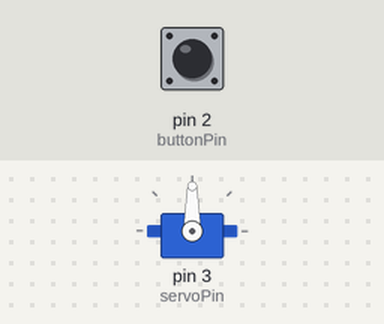
Bench run of a sketch on a simulated Arduino Uno, built with avr-gcc and run on an emulated ATmega328P. Parts: servo. The inputs (shaded band) are chosen by the test bench; at power-on: pin 2 (buttonPin) HIGH.

Above: at 1.2 s.
1.3 s: pin 2 (buttonPin) pulled LOW for 0.15 s
At 1.37 s:
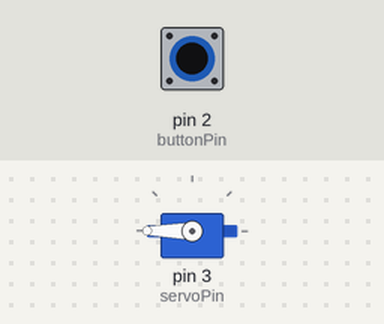
2.9 s: pin 2 (buttonPin) pulled LOW for 3.2 s
At 6.4 s:
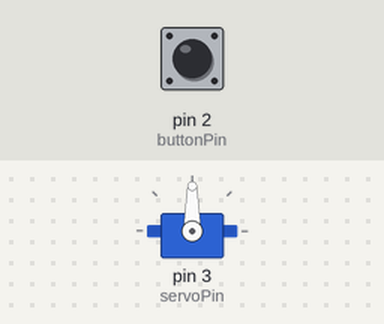
Timing chart, 0 to 7.9 s (numbered marks = the images above; inputs shaded):
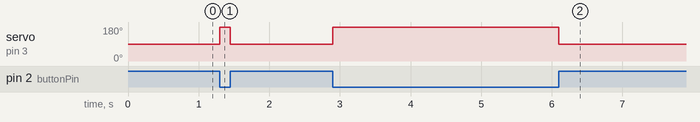

Measured:
- after the input at 1.3 s, servo on pin 3 (servoPin): 90° → 180° at once, → 90° 0.15 s later
- after the input at 2.9 s, servo on pin 3 (servoPin): 90° → 180° at once, → 90° 3.2 s later

The sketch:

single_button_servo.ino
```cpp
#include <Servo.h>

Servo myServo;

const int buttonPin = 2; // Button connected to Digital Pin 2
const int servoPin  = 3; // Servo signal connected to Digital Pin 3

void setup() {
  myServo.attach(servoPin);

  // Enable internal pull-up resistor
  pinMode(buttonPin, INPUT_PULLUP);

  // Starting position when released
  myServo.write(90);
}

void loop() {
  int buttonState = digitalRead(buttonPin);

  if (buttonState == LOW) {
    myServo.write(180); // Move to 180 degrees when pressed
  } else {
    myServo.write(90);  // Return to 90 degrees when released
  }
}
```
